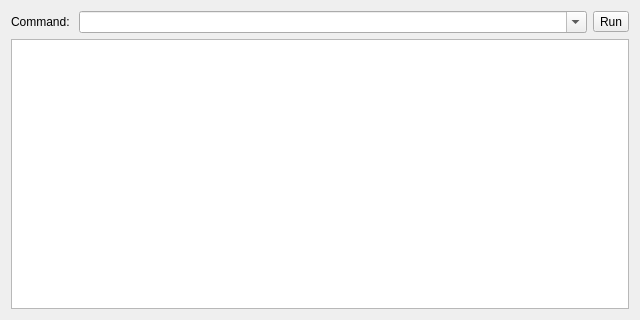
<?xml version="1.0" encoding="UTF-8"?>
<ui version="4.0">
 <class>ViewCommandLine</class>
 <widget class="QWidget" name="FrameCommandLine">
  <property name="geometry">
   <rect>
    <x>0</x>
    <y>0</y>
    <width>640</width>
    <height>320</height>
   </rect>
  </property>
  <property name="windowTitle">
   <string>Form</string>
  </property>
  <layout class="QVBoxLayout" name="verticalLayout" stretch="0,1">
   <item>
    <layout class="QHBoxLayout" name="horizontalLayout" stretch="0,1,0">
     <item>
      <widget class="QLabel" name="labelCommand_">
       <property name="text">
        <string>Command: </string>
       </property>
      </widget>
     </item>
     <item>
      <widget class="QComboBox" name="editCommand_">
       <property name="editable">
        <bool>true</bool>
       </property>
       <property name="insertPolicy">
        <enum>QComboBox::InsertAlphabetically</enum>
       </property>
       <property name="placeholderText">
        <string>[enter a command here]</string>
       </property>
      </widget>
     </item>
     <item>
      <widget class="QToolButton" name="toolButton_">
       <property name="text">
        <string>Run</string>
       </property>
      </widget>
     </item>
    </layout>
   </item>
   <item>
    <widget class="QListWidget" name="listOutput_"/>
   </item>
  </layout>
 </widget>
 <resources/>
 <connections/>
</ui>
